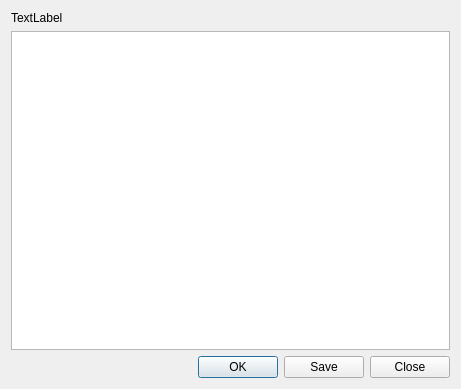
<?xml version="1.0" encoding="UTF-8"?>
<ui version="4.0">
 <class>PrivKey</class>
 <widget class="QDialog" name="PrivKey">
  <property name="geometry">
   <rect>
    <x>0</x>
    <y>0</y>
    <width>461</width>
    <height>389</height>
   </rect>
  </property>
  <property name="windowTitle">
   <string>Private Keys</string>
  </property>
  <layout class="QGridLayout" name="gridLayout">
   <item row="1" column="0">
    <widget class="QPlainTextEdit" name="privKeyTxt">
     <property name="plainText">
      <string/>
     </property>
    </widget>
   </item>
   <item row="2" column="0">
    <widget class="QDialogButtonBox" name="buttonBox">
     <property name="orientation">
      <enum>Qt::Horizontal</enum>
     </property>
     <property name="standardButtons">
      <set>QDialogButtonBox::Close|QDialogButtonBox::Ok|QDialogButtonBox::Save</set>
     </property>
    </widget>
   </item>
   <item row="0" column="0">
    <widget class="QLabel" name="helpLbl">
     <property name="text">
      <string notr="true">TextLabel</string>
     </property>
    </widget>
   </item>
  </layout>
 </widget>
 <resources/>
 <connections>
  <connection>
   <sender>buttonBox</sender>
   <signal>accepted()</signal>
   <receiver>PrivKey</receiver>
   <slot>accept()</slot>
   <hints>
    <hint type="sourcelabel">
     <x>248</x>
     <y>254</y>
    </hint>
    <hint type="destinationlabel">
     <x>157</x>
     <y>274</y>
    </hint>
   </hints>
  </connection>
  <connection>
   <sender>buttonBox</sender>
   <signal>rejected()</signal>
   <receiver>PrivKey</receiver>
   <slot>reject()</slot>
   <hints>
    <hint type="sourcelabel">
     <x>316</x>
     <y>260</y>
    </hint>
    <hint type="destinationlabel">
     <x>286</x>
     <y>274</y>
    </hint>
   </hints>
  </connection>
 </connections>
</ui>
